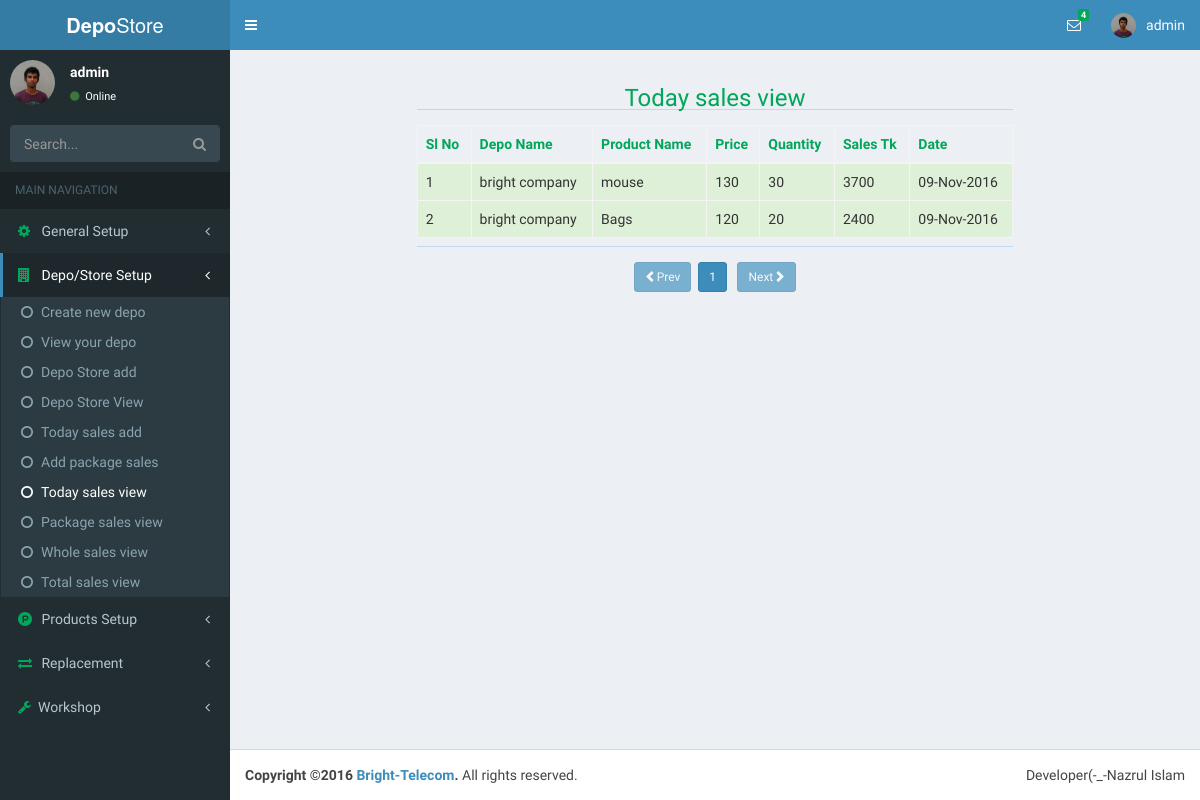
Before: /index.php?page=viewTodaySales&folder=depoinfo (signed in) with the older database file.
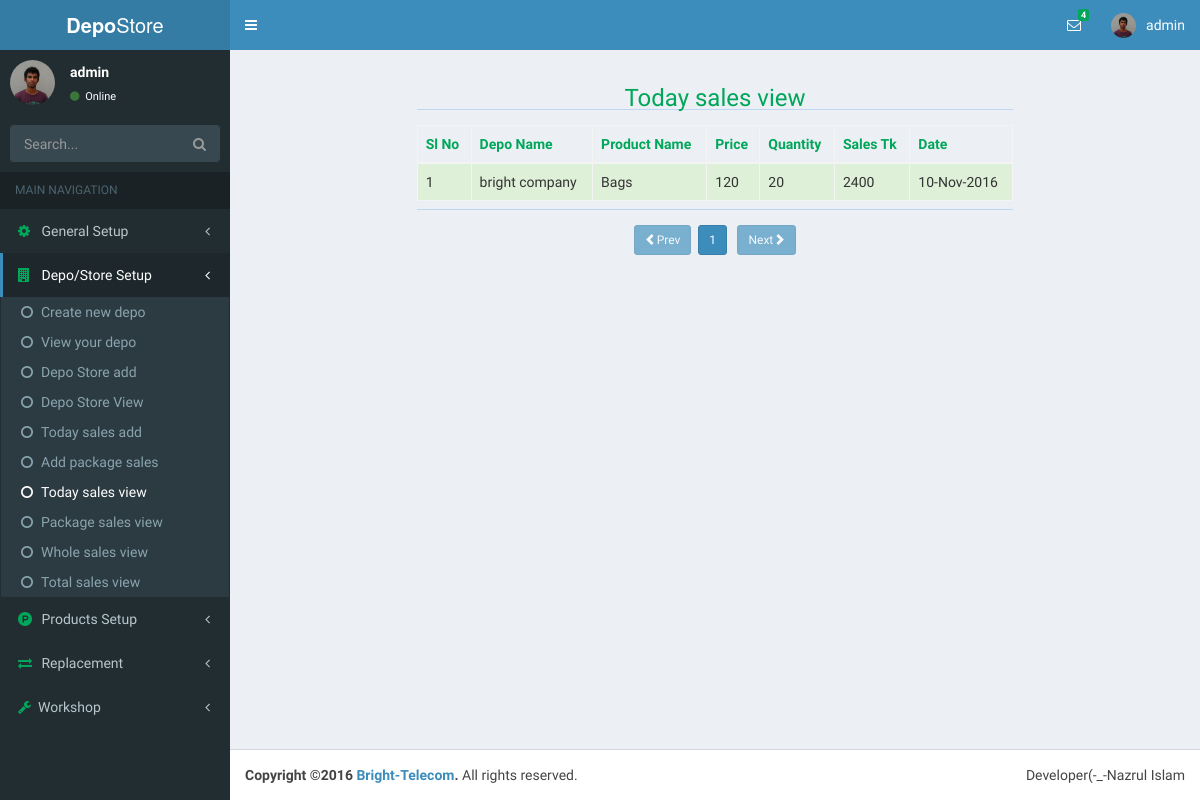
After: the same page with the newer database file.
### tables this page shows
CREATE TABLE `depo_sales` (
  `id` int(11) NOT NULL,
  `depo_id` int(11) NOT NULL,
  `pro_id` int(11) NOT NULL,
  `pro_price` int(8) NOT NULL,
  `quantity` int(6) NOT NULL,
  `total_price` int(11) NOT NULL,
  `date_time` date NOT NULL
);

CREATE TABLE `depo` (
  `id` int(11) NOT NULL,
  `user_id` int(11) NOT NULL,
  `depo_name` varchar(80) NOT NULL,
  `first_name` varchar(15) NOT NULL,
  `last_name` varchar(15) NOT NULL,
  `birthDate` date NOT NULL,
  `nid` int(19) NOT NULL,
  `phone` int(11) NOT NULL,
  `email` varchar(35) NOT NULL,
  `website` varchar(35) NOT NULL,
  `upazilla` varchar(20) NOT NULL,
  `district` varchar(20) NOT NULL,
  `division` varchar(20) NOT NULL,
  `street` varchar(40) NOT NULL,
  `uploader` varchar(20) NOT NULL,
  `create_date` timestamp NOT NULL DEFAULT CURRENT_TIMESTAMP,
  `profile_update` timestamp NOT NULL DEFAULT CURRENT_TIMESTAMP ON UPDATE CURRENT_TIMESTAMP,
  `picture` varchar(47) NOT NULL
);

CREATE TABLE `products` (
  `id` int(11) NOT NULL,
  `user_id` int(11) NOT NULL,
  `cat_id` int(11) NOT NULL,
  `pro_name` varchar(30) NOT NULL,
  `pro_price` int(6) NOT NULL,
  `quantity` int(6) NOT NULL,
  `total_price` int(11) NOT NULL,
  `uploader` varchar(30) NOT NULL,
  `entry_date` date NOT NULL
);

### necessaryClass/user.php (called while the page is built, shortened)
<?php
class loginUser{
	public function userLoginId(){
		if($_SESSION['userId']){
			return $_SESSION['userId'];
		}
		return false;
	}
}
$obj = new loginUser;
?>

### depoinfo/viewTodaySales.php (the view, shortened to what this page needs)
<?php
	require('database.php');
	include_once('necessaryClass/user.php');
	$userLoginId=$obj->userLoginId();
	$depo=$db->prepare('SELECT * FROM depo WHERE user_id=?');
	$depo->bindParam(1,$userLoginId);
	$depo->execute();
	$fetchDepo=$depo->fetch(PDO::FETCH_ASSOC);
	$depoId=$fetchDepo['id'];
	$depoSalesRecods=$db->prepare("SELECT * FROM depo_sales WHERE depo_id=?");
	$depoSalesRecods->bindParam(1,$depoId);
	$depoSalesRecods->execute();
	$rowCount=$depoSalesRecods->rowCount();
	$per_page_row=10;
	$totalPage=ceil($rowCount/$per_page_row);
	$pageNumber=(isset($_GET['pgNumber'])?(int)$_GET['pgNumber']:(int)$_GET['pgNumber']=1);
	$startPage=(int)($pageNumber-1)*$per_page_row;
	$depo_sales=$db->prepare("SELECT *,depo_sales.id AS sID,depo_sales.pro_price AS sPrice, depo_sales.quantity AS sQuan, depo_sales.total_price AS sTotal,depo.depo_name AS dName,products.pro_name AS Pname FROM depo_sales LEFT JOIN depo ON depo_sales.depo_id=depo.id LEFT JOIN products ON depo_sales.pro_id=products.id WHERE depo_sales.depo_id=? ORDER BY sID DESC LIMIT $startPage,$per_page_row");
	$depo_sales->bindParam(1,$depoId);
	$depo_sales->execute();
	$i='';
	$data='';
	while($salesRow=$depo_sales->fetch(PDO::FETCH_ASSOC)){
		$i++;
		$date=date('d-M-Y',strtotime($salesRow['date_time']));
		$data.="
			<tr class='success'>
				<td>$i</td>
				<td>{$salesRow['dName']}</td>
				<td>{$salesRow['Pname']}</td>
				<td>{$salesRow['sPrice']}</td>
				<td>{$salesRow['sQuan']}</td>
				<td>{$salesRow['sTotal']}</td>
				<td>{$date}</td>
			</tr>
		";
	}
?>
<div class="container-fluid">
	<div class="row">
		<div class="col-sm-8 col-sm-offset-2">
			<h3 class="text-green text-center">Today sales view</h3>
			<hr>
		</div>
	</div>
	<div class="row">
		<div class="col-sm-8 col-sm-offset-2" style="margin-top:10px">
			<table class="table table-hover table-bordered table-striped table-consendend">
				<thead class="text-green">
					<th>Sl No</th>
					<th>Depo Name</th>
					<th>Product Name</th>
					<th>Price</th>
					<th>Quantity</th>
					<th>Sales Tk</th>
					<th>Date</th>
				</thead>
				<tbody>
					<?php echo $data;?>
				</tbody>
			</table><hr>
		</div>
		<div class="col-sm-10 col-sm-offset-1 text-center" style="margin-top:10px">
			<?php
				$prevPage=$pageNumber-1;
				$nextPage=$pageNumber+1;
				if($pageNumber<=1){
					echo"<a href='index.php?page=viewTodaySales&folder=depoinfo&pgNumber={$prevPage}' class='btn btn-primary btn-sm disabled'><span class='glyphicon glyphicon-chevron-left'></span>Prev</a>&nbsp;&nbsp;";
				}else{
					echo"<a href='index.php?page=viewTodaySales&folder=depoinfo&pgNumber={$prevPage}' class='btn btn-primary btn-sm'><span class='glyphicon glyphicon-chevron-left'></span>Prev</a>&nbsp;&nbsp;";
				}
				if($pageNumber>$totalPage){
					echo"Page not found";
				}else{
					for($i=1;$i<=$totalPage;$i++){
						if($i == $pageNumber){
							echo"<a href='index.php?page=viewTodaySales&folder=depoinfo&pgNumber={$i}' class='btn btn-primary btn-sm'>$i</a>&nbsp;";
						}else{
							echo"<a href='index.php?page=viewTodaySales&folder=depoinfo&pgNumber={$i}' class='btn btn-default btn-sm'>$i</a>&nbsp;";
						}
					}
				}
			if($totalPage==$pageNumber){
				echo"&nbsp;&nbsp;<a href='index.php?page=viewTodaySales&folder=depoinfo&pgNumber={$nextPage}' class='btn btn-primary btn-sm disabled'>Next<span class='glyphicon glyphicon-chevron-right'></span></a>";
			}else{
				echo"&nbsp;&nbsp;<a href='index.php?page=viewTodaySales&folder=depoinfo&pgNumber={$nextPage}' class='btn btn-primary btn-sm'>Next<span class='glyphicon glyphicon-chevron-right'></span></a>";
			}
			?>
		</div>
	</div>
</div>

Changed rows visible on the page:
removed depo_sales: depo.depo_name "bright company", pro.pro_name "mouse", pro_price "130", quantity "30", total_price "3700", date_time "09-Nov-2016"
removed depo_sales: depo.depo_name "bright company", pro.pro_name "Bags", pro_price "120", quantity "20", total_price "2400", date_time "09-Nov-2016"
added depo_sales: depo.depo_name "bright company", pro.pro_name "Bags", pro_price "120", quantity "20", total_price "2400", date_time "10-Nov-2016"
